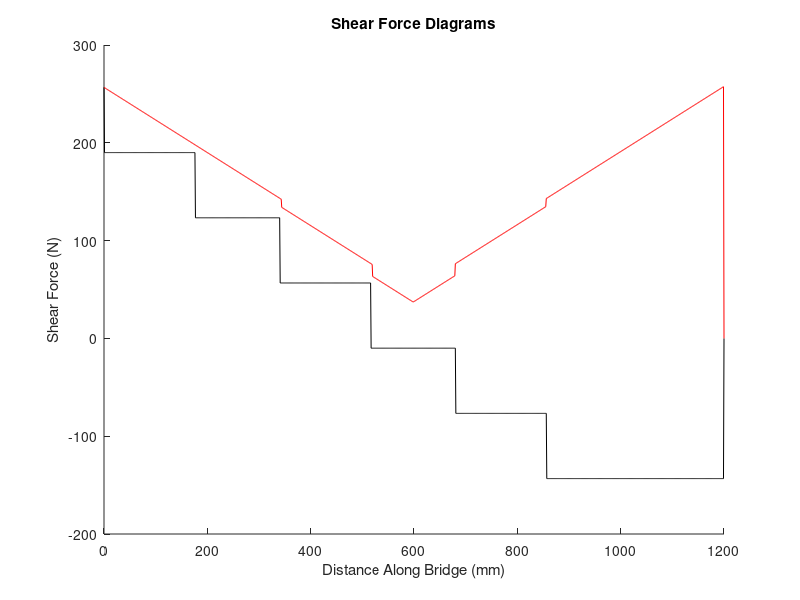
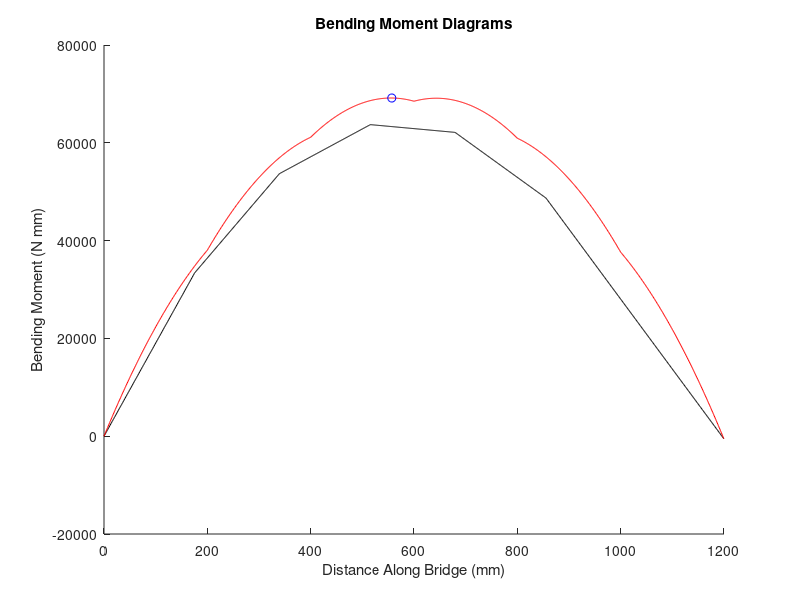

The MATLAB source for these figures, in order:
% CIV102 Bridge Design Project

clear; close all;

% Step 0: Initialize Parameters
L = 1200;   % Length of the bridge
n = 1200;   % Discretize into 1 mm segments
P = 400;    % Total weight of the train [N]
x = linspace(0, L, n+1);    % x-axis



% Step 1: SFD, BMD Under Train Loading
x_train = [52, 228, 392, 568, 732, 908]; % train load locations
P_train = [1 1 1 1 1 1] * (P/6);

n_train = 345;    % number of train start locations
SFDi = zeros(n_train, n+1);     % 1 SFD for each train start location
BMDi = zeros(n_train, n+1);     % 1 BMD for each train start location

for i = 1:n_train
    x_start_location = i-52;  % start location of the train, acts like an adjustment factor
    x_train_adjusted = x_train + x_start_location;  % adjusted train load locations

    % sum of moments at A equation, rearranged for R_y
    R_y = (sum(P_train .* x_train_adjusted)) / L;

    % sum of F_y equation, rearranged for L_y
    L_y = sum(P_train) - R_y;


    v = L_y; % initial shear force at left support
    SFDi(i, 1:x_train_adjusted(1)) = v; % filling in a shear force value for a given range of x-values
    v = v - P_train(1); % updating the shear force
    SFDi(i, x_train_adjusted(1):x_train_adjusted(2)) = v; % filling in the updated value for a given range of x-values
    v = v - P_train(2);
    SFDi(i, x_train_adjusted(2):x_train_adjusted(3)) = v;
    v = v - P_train(3);
    SFDi(i, x_train_adjusted(3):x_train_adjusted(4)) = v;
    v = v - P_train(4);
    SFDi(i, x_train_adjusted(4):x_train_adjusted(5)) = v;
    v = v - P_train(5);
    SFDi(i, x_train_adjusted(5):x_train_adjusted(6)) = v;
    v = v - P_train(6);
    SFDi(i, x_train_adjusted(6):n) = v;
    v = v + R_y;    % final shear force update at the right support
    SFDi(i, n+1) = v;
    BMDi(i,:) = cumtrapz(SFDi(i,:));   % integrating SFDi
end

SFD = max(abs(SFDi));   % the absolute maximum values of shear force at all locations
BMD = max(BMDi);        % the maximum value of all bending moments at all locations
disp(BMDi(n+1))


% Plotting the SFD and BMD
figure(1)
hold on
plot(x, SFDi(2,:), "k")
%plot(x, SFDi, 'k')  % SFD for individual location tests
plot(x, SFD, "r")   % SFD for maximum shear force
title("Shear Force Diagrams")
xlabel('Distance Along Bridge (mm)')
ylabel('Shear Force (N)')
hold off

figure(2)
hold on
plot(x, BMDi(1,:), "k")
%plot(x, BMDi, "k")  % BMD for individual location tests
plot(x, BMD, "r")   % BMD for maximum bending moment
title("Bending Moment Diagrams")
xlabel('Distance Along Bridge (mm)')
ylabel('Bending Moment (N mm)')
[~, max_moment_idx] = max(BMD);  % find index of max moment
plot(max_moment_idx, BMD(max_moment_idx), "bo") % plot max moment
hold off
